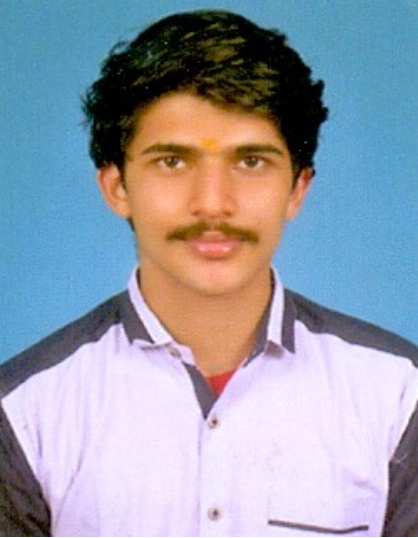
#> input picture ex2/demo.png, 418 x 538 px
$ python 3.py
#> lines starting #> are read from the running program, lines starting #| are printed output that depends on the picture
import cv2
img = cv2.imread(r"demo.png")
#> img is the input picture: shape (538, 418, 3); mean B, G, R 170.5, 156.4, 149.4

# Shrinking the image using nearest-neighbor interpolation
nearest = cv2.resize(img, (img.shape[1] // 2, img.shape[0] // 2), interpolation=cv2.INTER_NEAREST)
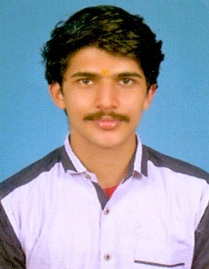
#> nearest: shape (269, 209, 3); mean B, G, R 170.4, 156.2, 149.2

# Zooming the image using linear and cubic interpolation
linear = cv2.resize(img, (img.shape[1] * 2, img.shape[0] * 2), interpolation=cv2.INTER_LINEAR)
cubic = cv2.resize(img, (img.shape[1] * 2, img.shape[0] * 2), interpolation=cv2.INTER_CUBIC)

# Display the images
cv2.imshow('Original Image', img)
cv2.imshow('Shrink Nearest', nearest)
cv2.imshow('Zoom Linear', linear)
cv2.imshow('Zoom Cubic', cubic)

cv2.waitKey(0)
cv2.destroyAllWindows()
